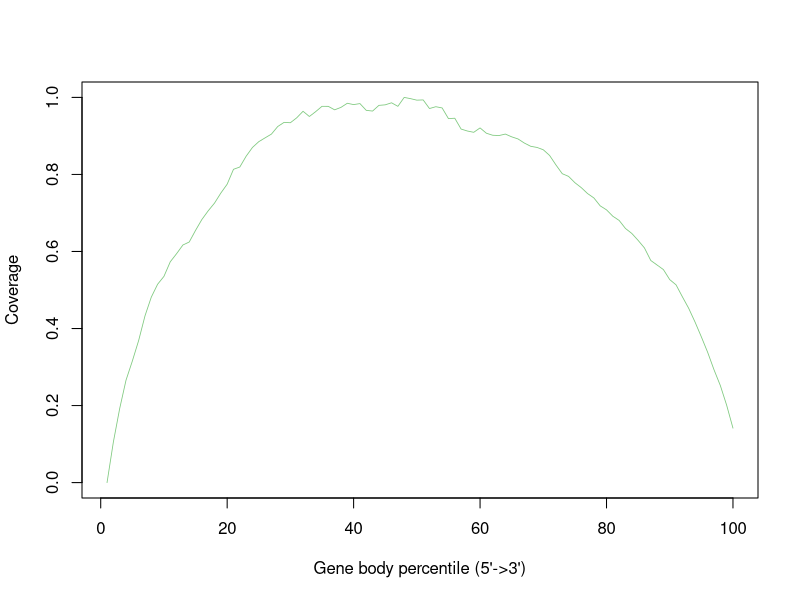

This figure's R source:
SHAM_6Hr_SRR12108307.gencode.Aligned.sortedByCoord.out <- c(0.0,0.10519536538183503,0.19222529300923985,0.26574614747663755,0.31545585654047764,0.36885051002546243,0.43270495711054474,0.4814659483175791,0.5149662034199247,0.5353277915783965,0.5732191526300634,0.5943096046331844,0.6168685380544593,0.6246183919829756,0.6548041088803098,0.6830350368434699,0.7055772422420807,0.725642505427646,0.7516820624218115,0.7747069907601571,0.8133570871255164,0.8192931454537417,0.8473006348284601,0.8700591096629423,0.8850880431678574,0.8950149297602277,0.904715988046633,0.9244502753552016,0.9352111733632525,0.9342684298002555,0.9470104036352383,0.9640060746619445,0.9504468174339452,0.9630836436978967,0.9768723138081463,0.976724151321693,0.9677316442809878,0.9741325026675222,0.9847918376808269,0.9813219678367918,0.9839673851352401,0.9663993767616699,0.9645533199748124,0.9793337228572897,0.9807376819023107,0.9860273216404455,0.9768472217741502,1.0,0.9968109219649691,0.9928643034750078,0.9934904094661491,0.971093976836468,0.9758554890019225,0.972673580119462,0.9449014779208024,0.9459577330661629,0.9178188092276552,0.9127227366089191,0.9094081984039076,0.9208083458494789,0.9069933888464714,0.9017515434588055,0.9009736904049257,0.9048211356176643,0.8976483984710587,0.8921986476588535,0.8815393126455487,0.8731466247032269,0.8701319960474072,0.8640406060801583,0.849243475175017,0.8247022710680484,0.8019306527871873,0.7949108575620819,0.7785675794192748,0.7658160467141981,0.7503748869364897,0.7389890777960592,0.7184554299758997,0.7080780816303609,0.6914540116785496,0.6805688483592797,0.6596635994642254,0.6468475443860159,0.6287729158974763,0.6092047139567868,0.5766615407225789,0.5648085418063158,0.5529615171838613,0.5269386882123599,0.5133077394586573,0.4823680666826778,0.45238069633978917,0.4168360378961405,0.3783066222657151,0.33815578329563556,0.2929925118201403,0.25209966555903257,0.20099077688521827,0.14142706761347276)


pdf("/athena/angsd/scratch/pes4008/project/QC/rseqc/SHAM_6Hr_SRR12108307.geneBodyCoverage.curves.pdf")
x=1:100
icolor = colorRampPalette(c("#7fc97f","#beaed4","#fdc086","#ffff99","#386cb0","#f0027f"))(1)
plot(x,SHAM_6Hr_SRR12108307.gencode.Aligned.sortedByCoord.out,type='l',xlab="Gene body percentile (5'->3')", ylab="Coverage",lwd=0.8,col=icolor[1])
dev.off()
